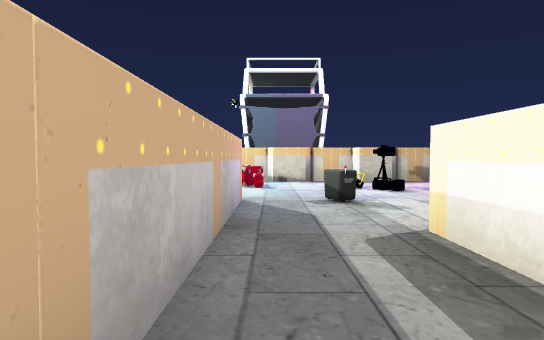
View 1 (above)

24 first-person views from a walk through a scene from a Unity 3-D project. The camera is 1.4 m above the floor, tilts 2° down and sees 75° across. The floor is counted in squares, 2 m on a side. Each view is taken from the middle of a square. On the plan, view 1 faces up. The plan holds only what a view shows up to about 11 squares ahead; the rest is blank. The place goes on beyond the plan. Some animated figures are not drawn.

View 2
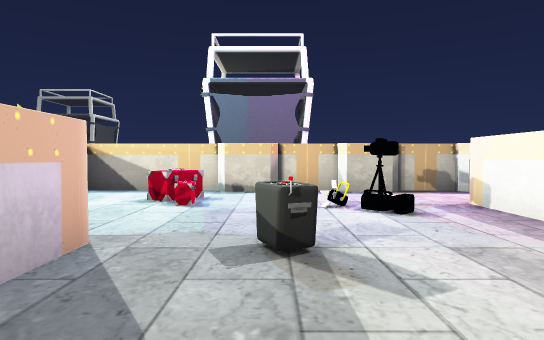

View 3
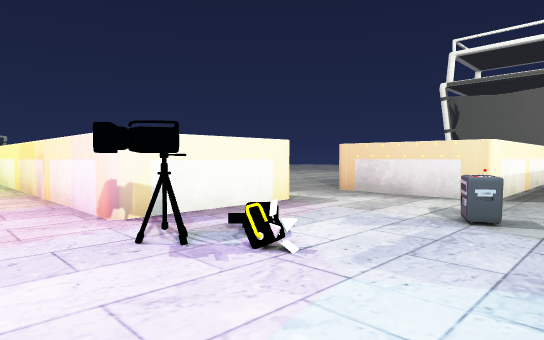

View 4
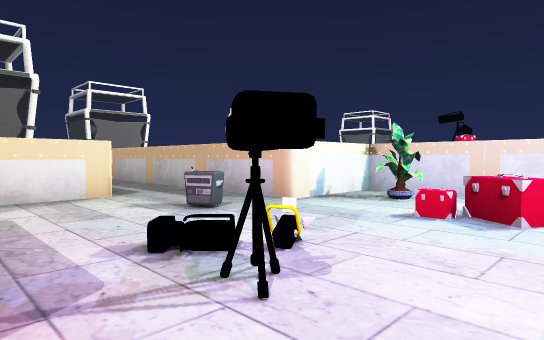

View 5
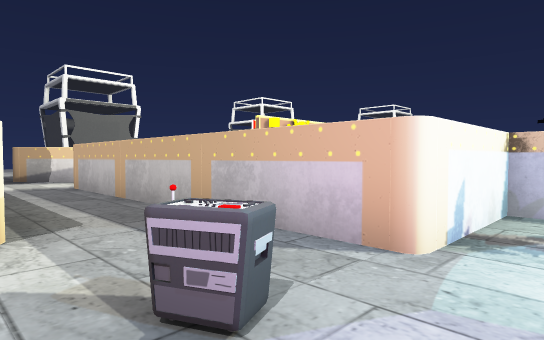

View 6
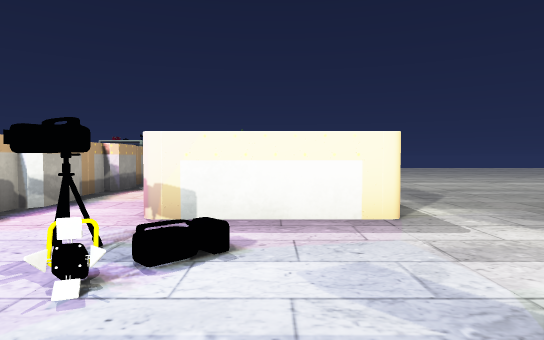

View 7
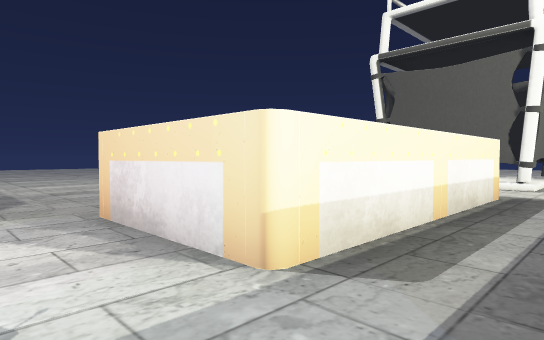

View 8
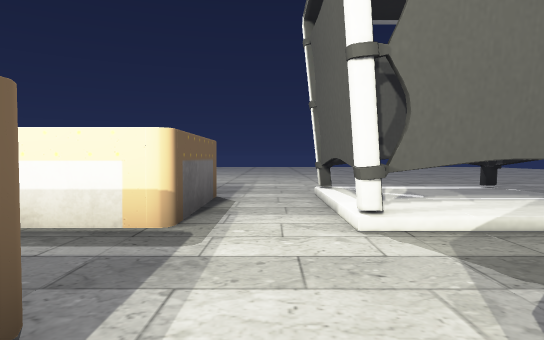

View 9
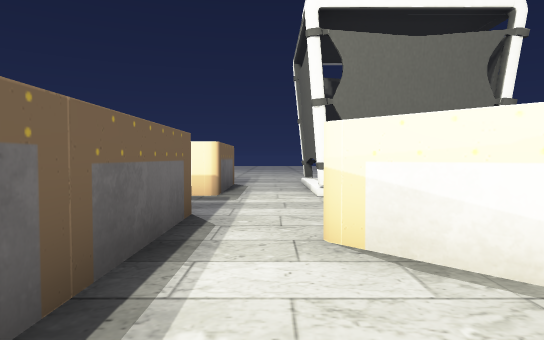

View 10
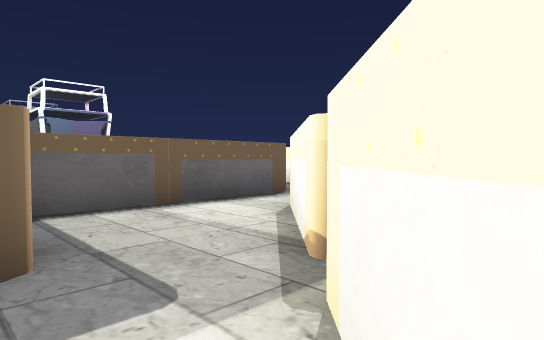

View 11
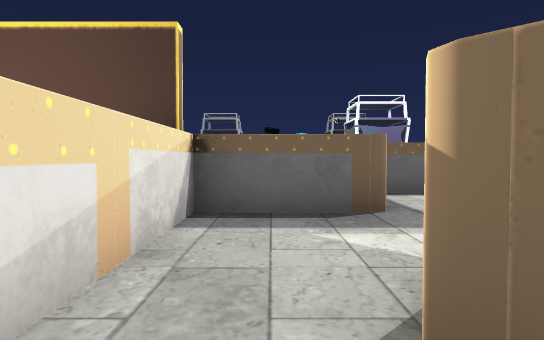

View 12
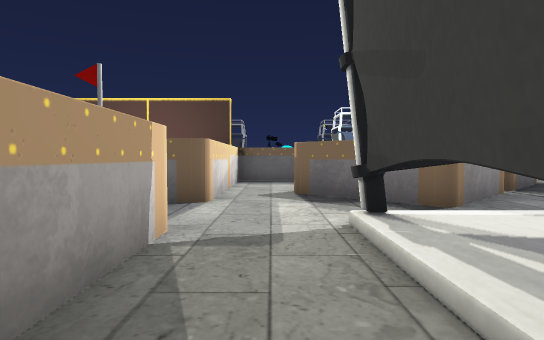

View 13
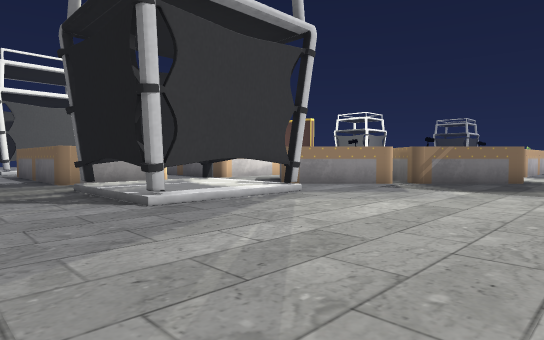

View 14
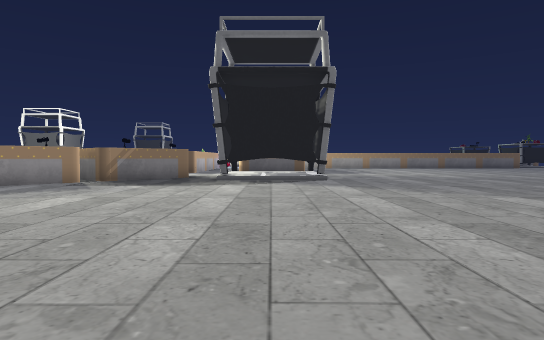

View 15
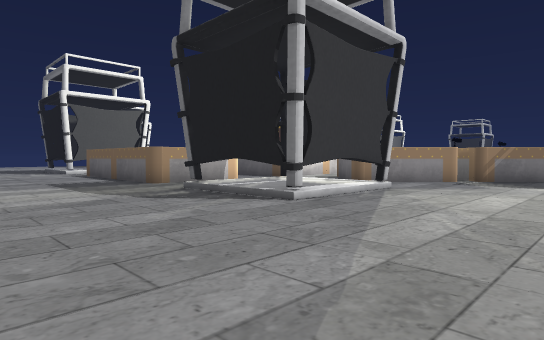

View 16
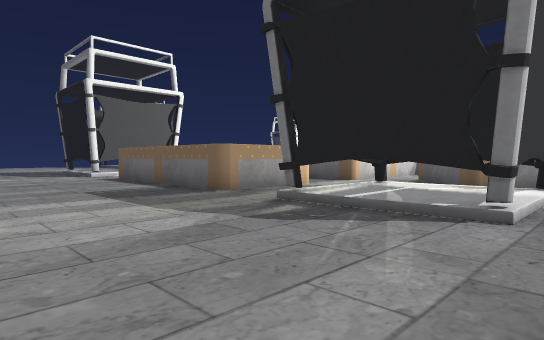

View 17
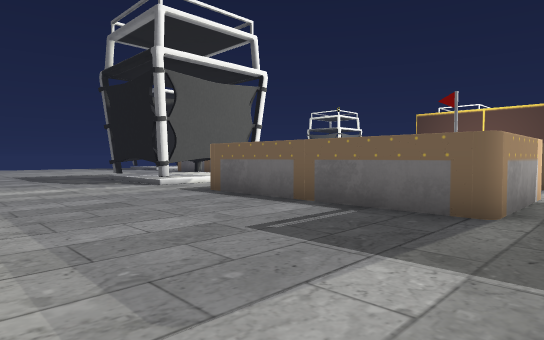

View 18
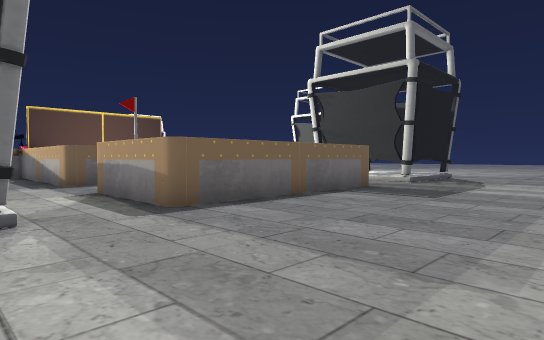

View 19
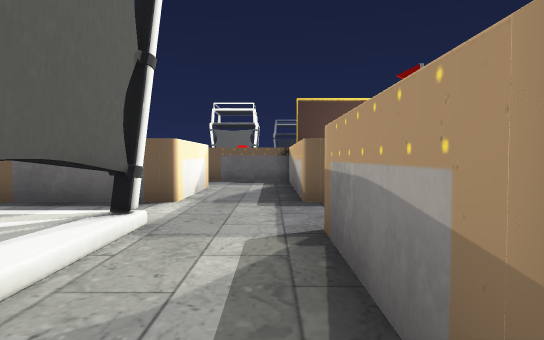

View 20
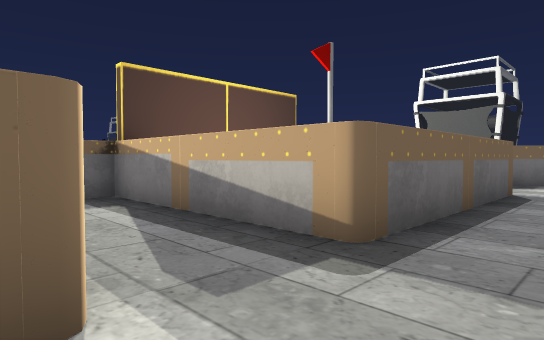

View 21
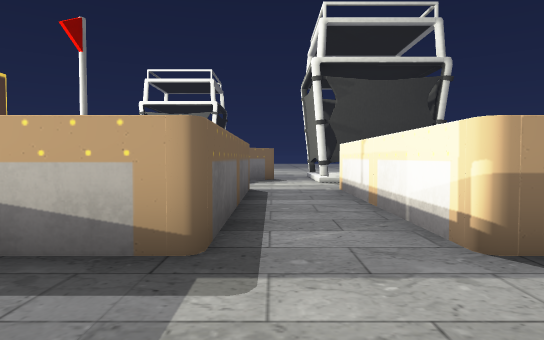

View 22
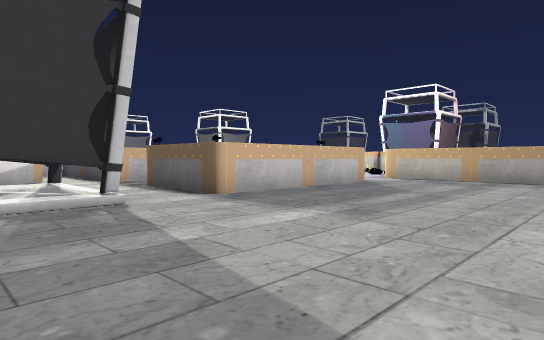

View 23
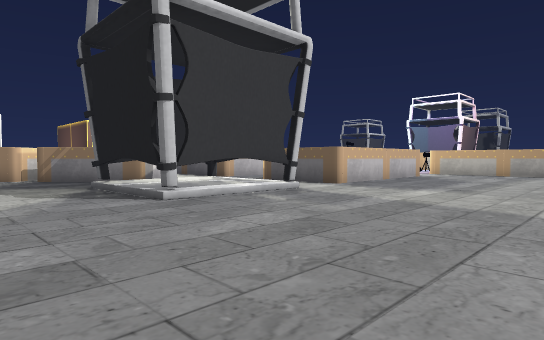

View 24
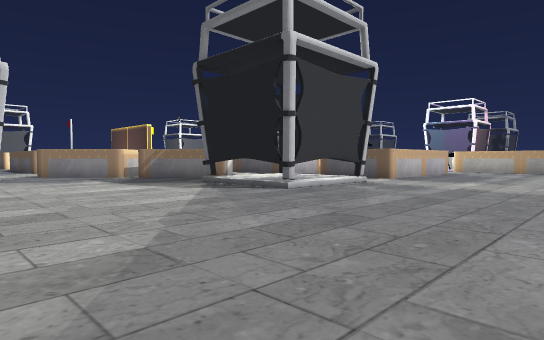

### Floor plan
Key: @ floor where view 1 was taken; # wall or solid block; . floor; = window, fence, low wall or low ledge; T TV; H thing the floor can be seen under or through.
Columns run from 16 left of view 1 to 10 right of it. Each row starts with its distance up from view 1.
 11              ##############
 10              #............
  9              #.T...T.......
  8              #..T.T.#######
  7              #T.....#
  6              ###.T..#####
  5                #.........
  4                #...........
  3                #..###......
  2                #..###......
  1                #..###......
  0                #@.###......
 -1                #..###......
 -2            #####..###......
 -3            ................
 -4 ####    ###...#...#HH......
 -5 ...#    #....###..#=H......
 -6  ..#    #..######.#=H......
 -7 #..#    #..####...#HH......
 -8 #..#    #.####.............
 -9 #..######..##..............
-10 ...........#...............
-11 ...........................
-12 #..######.####.............
-13 #..######.#==#.............
-14 #..######.####.........
-15 .......................
-16 ......................
-17 .....................
-18 .................. .
-19 ..................

Positions as (right, up) in squares from view 1, and headings:
1: (0, 0), facing up
2: (1, 3), facing up
3: (0, 10), facing down-right
4: (4, 10), facing down-left
5: (2, 7), facing down-left
6: (0, 7), facing right
7: (0, 5), facing down-right
8: (-2, -3), facing right
9: (-5, -3), facing right
10: (-6, -7), facing up-right
11: (-7, -9), facing up
12: (-7, -15), facing up
13: (2, -17), facing up-left
14: (3, -18), facing up
15: (1, -19), facing up-left
16: (-2, -19), facing up-left
17: (-7, -19), facing up-left
18: (-16, -19), facing up-right
19: (-14, -15), facing up
20: (-16, -11), facing up-right
21: (-16, -10), facing right
22: (10, -6), facing up-left
23: (10, -10), facing up-left
24: (10, -13), facing up-left
